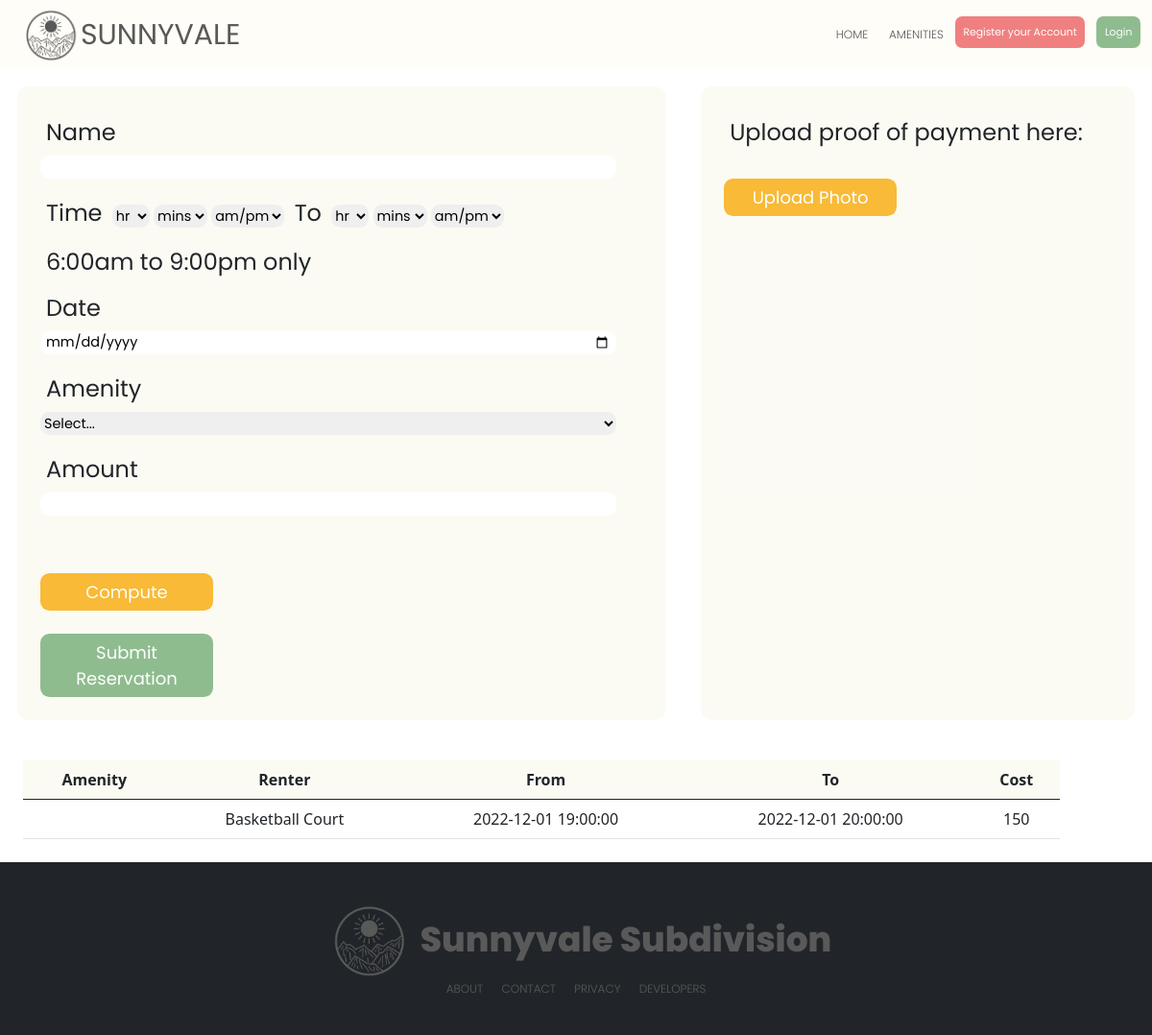
The page /modules/amenitiesGuest.php on the database as committed earlier.
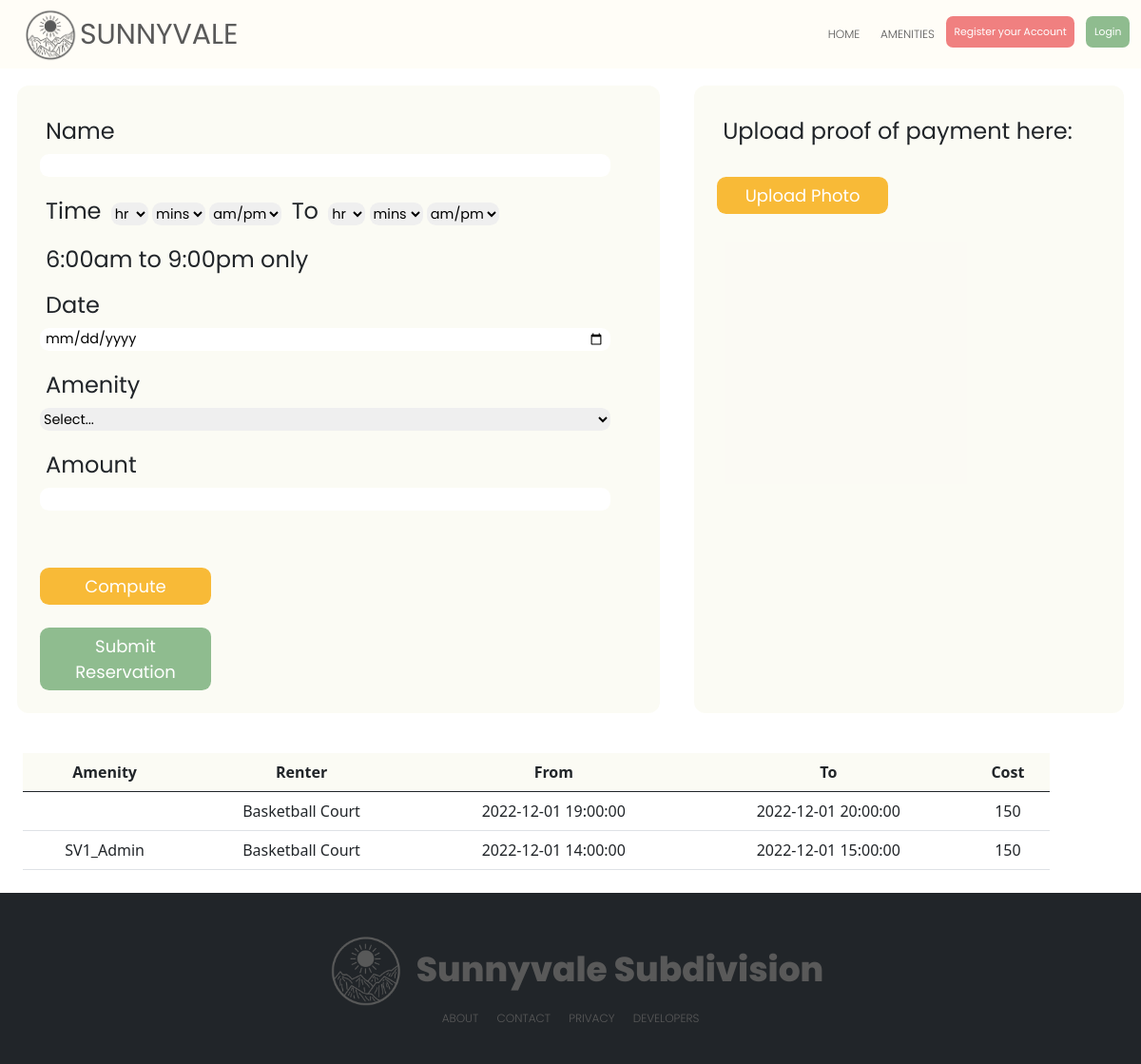
The same page on the database as committed later.
### tables this page shows
CREATE TABLE IF NOT EXISTS `facility_renting` (
  `transaction_id` int NOT NULL AUTO_INCREMENT,
  `amenity_name` varchar(255) NOT NULL,
  `renter_name` varchar(255) NOT NULL,
  `date_from` datetime NOT NULL,
  `date_to` datetime NOT NULL,
  `cost` int NOT NULL,
  `payment_proof` varchar(255) NOT NULL,
  PRIMARY KEY (`transaction_id`)
);

### modules/amenitiesGuest.php (the view, shortened to what this page needs)
<?php
$con = new mysqli('localhost', 'root', '', 'sunnyvale') or die(mysqli_error($con));
$resultReservation = $con->query("SELECT * FROM facility_renting WHERE date(date_from)=curdate()");
?>
<!DOCTYPE html>
<html lang="en">
<head>
  <link href="https://cdn.jsdelivr.net/npm/bootstrap@5.0.2/dist/css/bootstrap.min.css" rel="stylesheet">
</head>
<body>
  <div class="topbar">
    <?php include '../marginals/topbarGuest.php'; ?>
  </div>
  <form method="post" enctype="multipart/form-data">
    <div class='amenities'>
      <div class="amenitiesForm">
        <label>Name</label>
        <input type="text" name="full_name" value="<?php echo $_POST['full_name'] ?? '' ?>" id="name" required />
        <div class="timeinput">
          <label>Time</label>
          <select name="hrFrom" id="" required>
            <option value="">hr</option>
          </select>
          <select name="minsFrom" id="" required>
            <option value="">mins</option>
          </select>
          <select name="ampmFrom" id="" required>
            <option value="">am/pm</option>
          </select>
          <label>To</label>
          <select name="hrTo" id="" required>
            <option value="">hr</option>
          </select>
          <select name="minsTo" id="" required>
            <option value="">mins</option>
          </select>
          <select name="ampmTo" id="" required>
            <option value="">am/pm</option>
          </select>
          <label>6:00am to 9:00pm only</label>
        </div>
        <label>Date</label>
        <input required type="date" name="date" <?php
                                                $date = date('Y-m-d', strtotime('today'));
                                                echo "min='$date'"
                                                ?>>
        <label>Amenity</label>
        <select name="amenity" id="" required>
          <option value="">Select...</option>
        </select>
        <label>Amount</label>
        <input name="cost" type="text" id="price" readOnly <?php
                                                            ?> required />
        <br>
        <button name="compute" class="btnCompute">Compute</button>
        <button class="btnSubmit" name="submitReservation" id="submitPost">Submit Reservation</button>
      </div>
      <div class="paymentForm">
        <label class="writeText">Upload proof of payment here:</label>
        <div class="BlogWrite">
        </div>
        <label for="image" class="upload">Upload Photo</label>
      </div>
    </div>
    <table class="table table-hover">
      <thead>
        <th>Amenity</th>
        <th>Renter</th>
        <th>From</th>
        <th>To</th>
        <th>Cost</th>
      </thead>
      <?php while ($row = $resultReservation->fetch_assoc()) : ?>
        <tr>
          <td><?php echo $row['renter_name'] ?></td>
          <td><?php echo $row['amenity_name'] ?></td>
          <td><?php echo $row['date_from'] ?></td>
          <td><?php echo $row['date_to'] ?></td>
          <td><?php echo $row['cost'] ?></td>
        </tr>
      <?php endwhile; ?>
    </table>
  </form>
  <?php
  require '../marginals/footer2.php';
  ?>
</body>
</html>

### marginals/topbarGuest.php (shortened to what this page needs)
<!DOCTYPE html>
<html lang="en">
<head>
</head>
<body>
</body>
<form method='POST'>
  <div class="topLanding">
    <div class="topLeftLanding">
      <img src="..\img\logoSVgray.png" alt= />
      <i class="topIconLanding">SUNNYVALE</i>
    </div>
    <div class="topCenterLanding">
      <ul class="topListLanding">
        <li class="topListItemLanding" onclick="location.href='../index.php'">HOME</li>
        <li class="topListItemLanding">AMENITIES</li>
        <button class="registerButtonLanding" name="registerButtonGuest" id="registerButtonGuest">
          Register your Account
        </button>
        <button class="loginButtonLanding" name="loginButtonGuest" id="loginButtonGuest">
          Login
        </button>
      </ul>
    </div>
  </div>
</form>
</html>

### marginals/footer2.php (shortened to what this page needs)
<!DOCTYPE html>
<html lang="en">
<head>
</head>
<body>
  <div class='footer'>
    <div class="footerCenter">
      <img src="..\img\logoSVgray.png" alt="" />
      <i class="footerListTitle">Sunnyvale Subdivision</i>
    </div>
    <ul class="footerList">
      <li class="footerListItem">ABOUT</li>
      <li class="footerListItem">CONTACT</li>
      <li class="footerListItem">PRIVACY</li>
      <li class="footerListItem">DEVELOPERS</li>
    </ul>
  </div>
</body>
</html>

### modules/amenitiesGuest.php (style rules this page uses)
* { margin: 0; }
input { padding: 0.5vw; max-width: 50vw; height: 2vw; font-size: 1.2vw; border: 0; border-radius: 0.8vw; font-family: 'Poppins', sans-serif; margin-bottom: 1vw; }
select { max-width: 50vw; height: 2vw; font-size: 1.2vw; border: 0; border-radius: 0.8vw; font-family: 'Poppins', sans-serif; margin-bottom: 1vw; }
label { font-size: 2vw; padding: 0.5vw; }
.amenities { display: flex; }
.amenitiesForm { display: flex; justify-content: center; padding: 2vw; margin: 1.5vw; width: 60%; border-radius: 1vw; flex-direction: column; background-color: rgba(234, 232, 199, 0.2); font-family: 'Poppins', sans-serif; }
.paymentForm { display: flex; padding: 2vw; margin: 1.5vw; width: 40%; border-radius: 1vw; flex-direction: column; background-color: rgba(234, 232, 199, 0.2); font-family: 'Poppins', sans-serif; }
.btnSubmit { background-color: darkseagreen; border: 0; padding: 0.5vw; max-width: 50vw; width: 15vw; font-family: "Poppins", sans-serif; font-size: 1.5vw; margin-top: 2vw; color: white; border-radius: 0.8vw; cursor: pointer; }
.btnCompute { background-color: rgb(248, 186, 55); border: 0; padding: 0.5vw; max-width: 50vw; width: 15vw; font-family: "Poppins", sans-serif; font-size: 1.5vw; margin-top: 2vw; color: white; border-radius: 0.8vw; cursor: pointer; }
.upload { text-align: center; background-color: rgb(248, 186, 55); border: 0; padding: 0.5vw; max-width: 50vw; width: 15vw; font-family: "Poppins", sans-serif; font-size: 1.5vw; color: white; border-radius: 0.8vw; cursor: pointer; margin-bottom: 1vw; }
.table { margin: 2vw; width: 90%; }
thead { background-color: rgba(234, 232, 199, 0.2); }
td, th { text-align: center; }

### marginals/topbarGuest.php (style rules this page uses)
.topLanding { margin-bottom: 0; padding: 0; width: 100%; height: 6vw; background-color: rgba(255, 253, 245, 0.767); position: sticky; top: 0; display: flex; align-items: center; font-family: "Poppins", sans-serif; z-index: 999; backdrop-filter: blur(5px); }
.topLeftLanding { flex: 3; display: flex; align-items: center; justify-content: flex-start; margin-left: 2vw; }
.topLeftLanding img { max-height: 5vw; }
.topIconLanding { font-size: 2.5vw; margin-right: 10px; color: rgb(89, 89, 89); font-family: "Poppins", sans-serif; font-style: normal; cursor: pointer; }
.topLeftLanding { color: white; flex: 1; display: flex; align-items: center; justify-content: flex-start; }
.topListLanding { display: inline-flex; justify-content: flex-end; margin: 0; padding: 0; list-style: none; color: rgb(89, 89, 89); }
.topListItemLanding { color: rgb(89, 89, 89); padding: 0.8vw; margin-right: 0.2vw; font-size: 1vw; font-weight: 300; cursor: pointer; }
.registerButtonLanding { font-size: 0.9vw; cursor: pointer; height: 3em; background-color: lightcoral; border: none; color: white; border-radius: 0.6vw; padding: 0.8em; margin-right: 1vw; }
.loginButtonLanding { font-size: 0.9vw; cursor: pointer; height: 3em; background-color: darkseagreen; border: none; color: white; border-radius: 0.6vw; padding: 0.8em; margin-right: 1vw; }
.topCenterLanding { display: flex; max-height: 4.5vw; }

### marginals/footer2.php (style rules this page uses)
.footer { width: 100%; height: 15vmax; background-color: rgb(33, 37, 41); top: 0; margin-top: 0; display: flex; flex-direction: column; align-items: center; justify-content: center; font-family: "Poppins", sans-serif; z-index: 999; }
.footerCenter { display: inline-flex; align-items: center; justify-content: center; }
.footerCenter img { display: flex; justify-content: center; align-self: center; margin: 10px; padding: 0; max-width: 7vw; }
.footerList { display: flex; justify-content: center; align-content: center; margin: 0; padding: 0; list-style: none; color: rgb(89, 89, 89); }
.footerListTitle { display: flex; justify-content: center; align-self: center; font-size: 3vw; margin: 0; padding: 0; list-style: none; font-family: 'Poppins', sans-serif; font-style: normal; font-weight: 800; color: rgb(89, 89, 89); }
.footerListItem { margin: 0.8vw; margin-top: -0.8vw; font-size: 1vw; font-weight: 300; cursor: pointer; }

Rows that differ between the two databases and show on the page:
added facility_renting: renter_name "SV1_Admin", amenity_name "Basketball Court", date_from "2022-12-01 14:00:00", date_to "2022-12-01 15:00:00", cost "150"
